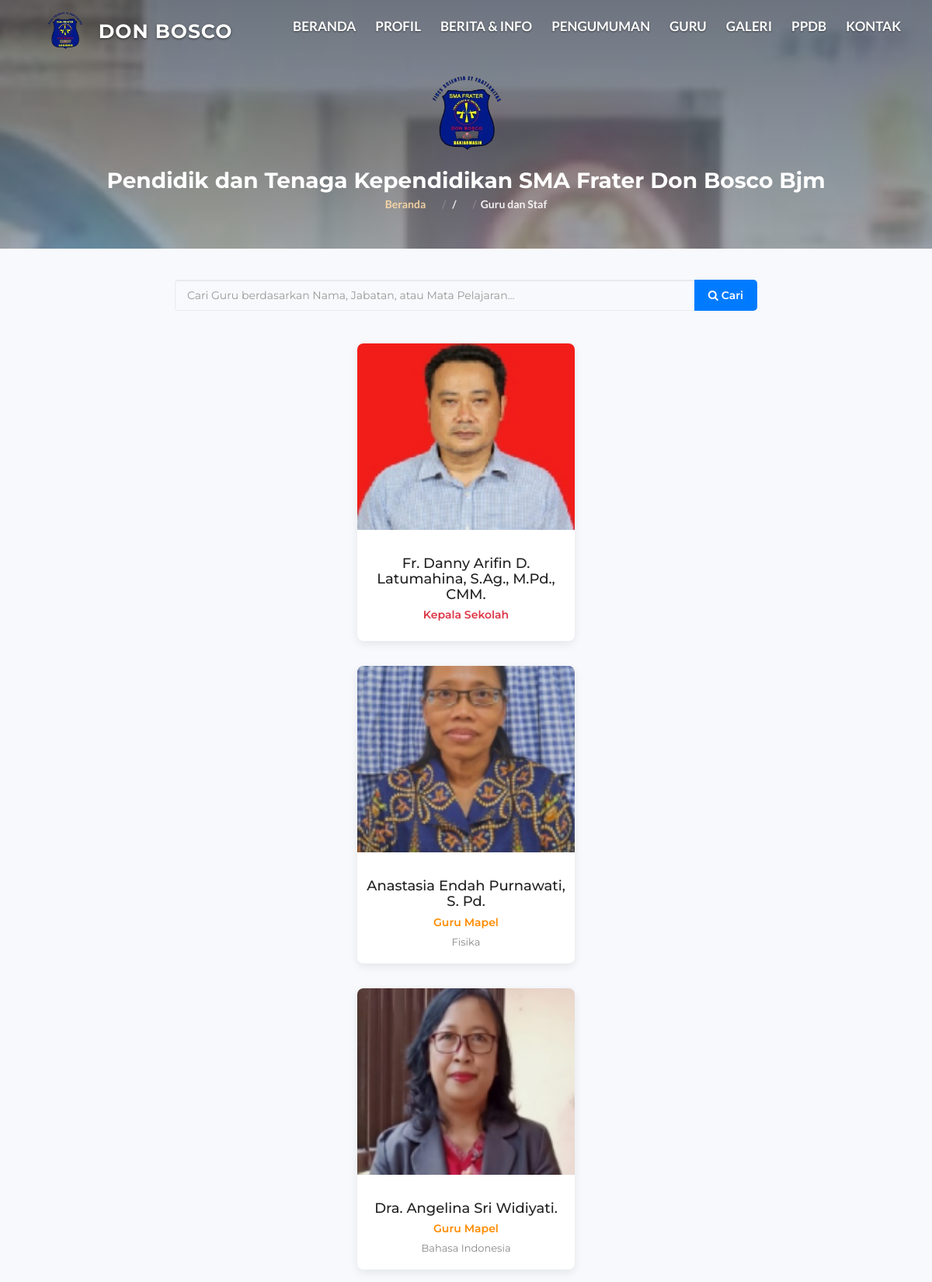
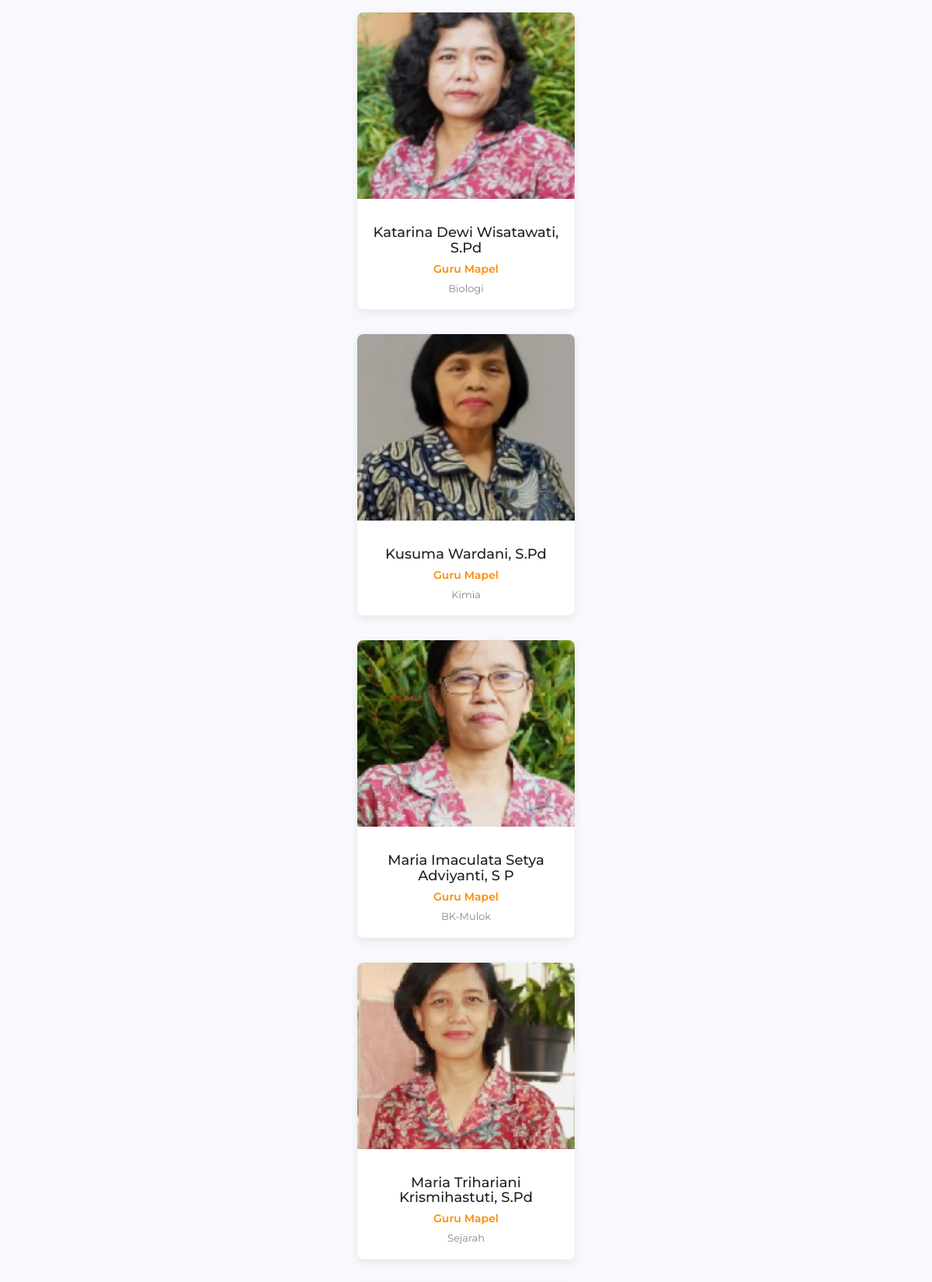
Screenshot of /guru.php (upper part) with the database file from the repository (2 pictures, top to bottom).
### tables this page shows
CREATE TABLE `guru_staf` (
  `id_guru` int NOT NULL,
  `nip` varchar(50) DEFAULT NULL,
  `nama_lengkap` varchar(100) NOT NULL,
  `jabatan` varchar(50) NOT NULL,
  `bidang_studi` varchar(100) NOT NULL,
  `email` varchar(100) DEFAULT NULL,
  `foto` varchar(255) DEFAULT NULL
);

### controllers/GuruController.php (called while the page is built, shortened)
<?php
require_once __DIR__ . '/../models/GuruModel.php';
class GuruController {
   public function index() {
        $guruModel = new GuruModel();
        $keyword = isset($_GET['cari']) ? trim($_GET['cari']) : null;
        $data_guru = $guruModel->getAllGuruStaf($keyword);
        require_once __DIR__ . '/../views/template/header.php';
        require_once __DIR__ . '/../views/guru.php';
        require_once 'views/template/footer.php';
    }
}
?>

### guru.php (called while the page is built, shortened)
<?php
require_once 'controllers/GuruController.php';
$controller = new GuruController();
$controller->index();
?>

### models/GuruModel.php (called while the page is built, shortened)
<?php
require_once 'Database.php';
class GuruModel extends Database {
    public function getAllGuruStaf() {
        $sql = "SELECT id_guru, nip, nama_lengkap, jabatan, bidang_studi, email, foto
                  FROM guru_staf
                  ORDER BY FIELD(jabatan,
                      'Kepala Sekolah',
                      'Wakil Kepala Sekolah',
                      'Wali Kelas', /* Tambahkan Wali Kelas */
                      'Guru Mapel', /* Atau nama jabatan lainnya yang paling umum */
                      'Staf Administrasi'
                  ),
                  nama_lengkap ASC";
        $query = $this->query($sql);
        $data_guru = [];
        if ($query) {
            while ($row = mysqli_fetch_assoc($query)) {
                $data_guru[] = $row;
            }
        }
        return $data_guru;
    }
}
?>

### models/Database.php (called while the page is built, shortened)
<?php
require_once __DIR__ . '/../Koneksi Database/koneksi.php';
class Database {
    protected $koneksi;
    public function __construct() {
        global $koneksi;
        $this->koneksi = $koneksi;
    }
    public function query($sql) {
        return mysqli_query($this->koneksi, $sql);
    }
}
?>

### views/guru.php (the view, shortened to what this page needs)
<?php
$current_keyword = isset($_GET['cari']) ? trim($_GET['cari']) : '';
?>
<!doctype html>
<html lang="id">
<head>
    <link rel="stylesheet" href="https://cdn.jsdelivr.net/npm/bootstrap@3.4.1/dist/css/bootstrap.min.css">
    <link rel="stylesheet" href="https://cdnjs.cloudflare.com/ajax/libs/font-awesome/4.7.0/css/font-awesome.min.css">
    <link rel="stylesheet" href="https://cdn.jsdelivr.net/npm/swiper@9/swiper-bundle.min.css"/>
</head>
<body>
<div class="hero-area section" style="height: 40vh; min-height: 280px;">
    <div class="container" style="margin-top: 40px;">
        <div class="row">
            <div class="col-md-10 col-md-offset-1 text-center">
                <img src="./img/logo2.png" alt="Logo SMA Frater Don Bosco Bjm" class="logo-header-berita" style="max-height: 120px;">
                <h1 class="white-text">Pendidik dan Tenaga Kependidikan SMA Frater Don Bosco Bjm</h1>
                <ul class="hero-area-tree">
                    <li><a href="index.php">Beranda</a></li>
                    <li> / </li>
                    <li>Guru dan Staf</li>
                </ul>
            </div>
        </div>
    </div>
</div>
<div id="teachers" class="section" style="padding: 40px 0;">
    <div class="container">
        <div class="row" style="margin-bottom: 24px;">
            <div class="col-md-8 col-md-offset-2">
                <form action="" method="GET" class="form-horizontal">
                    <div class="input-group">
                        <input type="text"
                               name="cari"
                               class="form-control"
                               placeholder="Cari Guru berdasarkan Nama, Jabatan, atau Mata Pelajaran..."
                               value="<?php echo htmlspecialchars($current_keyword); ?>">
                        <span class="input-group-btn">
                            <button class="btn btn-primary main-button" type="submit" style="height:40px;">
                                <i class="fa fa-search"></i> Cari
                            </button>
                        </span>
                    </div>
                </form>
            </div>
        </div>
        <div class="row">
            <div class="col-md-12">
                <?php if (isset($data_guru) && count($data_guru) > 0): ?>
                <div class="swiper my-teacher-swiper">
                    <div class="swiper-wrapper">
                        <?php foreach ($data_guru as $guru):
                            $path_foto = "admin/uploads/guru/" . ($guru['foto'] ?? '');
                            $nama = htmlspecialchars($guru['nama_lengkap'] ?? 'Nama Tidak Diketahui');
                            $jabatan = htmlspecialchars($guru['jabatan'] ?? '-');
                            $bidang = htmlspecialchars($guru['bidang_studi'] ?? '-');
                            $email = htmlspecialchars($guru['email'] ?? 'Tidak Ada');
                        ?>
                        <div class="swiper-slide">
                            <div class="single-teacher">
                                <div class="teacher-img">
                                    <img src="<?php echo $path_foto; ?>" alt="<?php echo $nama; ?>">
                                    <div class="teacher-social">
                                        <p>Email: <?php echo $email; ?></p>
                                    </div>
                                </div>
                                <div class="teacher-content">
                                    <h4><?php echo $nama; ?></h4>
                                    <span style="color: <?php echo ($jabatan === 'Kepala Sekolah' || stripos($jabatan, 'Wali Kelas') !== false) ? '#dc3545' : '#ff8c00'; ?>;">
                                        <?php echo $jabatan; ?>
                                    </span>
                                    <p class="small text-muted"><?php echo $bidang; ?></p>
                                </div>
                            </div>
                        </div>
                        <?php endforeach; ?>
                    </div>
                </div>
                <?php endif; ?>
            </div>
        </div>
    </div>
</div>
</body>
</html>

### views/template/header.php (shortened to what this page needs)
<?php
$current_page = basename($_SERVER['PHP_SELF']);
?>
<!DOCTYPE html>
<html lang="id">
<head>
    <link type="text/css" rel="stylesheet" href="css/bootstrap.min.css" />
    <link rel="stylesheet" href="css/font-awesome.min.css">
    <link type="text/css" rel="stylesheet" href="css/style.css" />
</head>
<body>
    <header id="header" class="transparent-nav">
        <div class="container">
            <div class="navbar-header">
                <div class="navbar-brand">
                    <a class="logo" href="index.php" style="display:flex; align-items:center; text-decoration:none;">
                        <img src="./img/logo2.png" alt="Logo SMA">
                        <span class="brand-text">DON BOSCO</span>
                    </a>
                </div>
            </div>
            <nav id="nav">
                <ul class="main-menu">
                    <li class="<?php echo ($current_page == 'index.php') ? 'active' : ''; ?>">
                        <a href="index.php">Beranda</a>
                    </li>
                    <li class="<?php echo ($current_page == 'profil.php') ? 'active' : ''; ?>">
                        <a href="profil.php">Profil</a>
                    </li>
                    <li class="<?php echo ($current_page == 'berita.php') ? 'active' : ''; ?>">
                        <a href="berita.php">Berita & Info</a>
                    </li>
                    <li class="<?php echo ($current_page == 'pengumuman.php') ? 'active' : ''; ?>">
                        <a href="pengumuman.php">Pengumuman</a>
                    </li>
                    <li class="<?php echo ($current_page == 'guru.php') ? 'active' : ''; ?>">
                        <a href="guru.php">Guru</a>
                    </li>
                    <li class="<?php echo ($current_page == 'galeri.php') ? 'active' : ''; ?>">
                        <a href="galeri.php">Galeri</a>
                    </li>
                    <li class="<?php echo ($current_page == 'ppdb.php') ? 'active' : ''; ?>">
                        <a href="ppdb.php">PPDB</a>
                    </li>
                    <li><a href="index.php#contact">Kontak</a></li>
                </ul>
            </nav>
        </div>
    </header>
</body>
</html>

### views/template/footer.php (shortened to what this page needs)
</body>
</html>

### css/style.css (style rules this page uses)
body { font-family: 'Montserrat', sans-serif; font-size: 15px; font-weight: 400; color: #798696; overflow-x:hidden; }
h1,h2,h3,h4,h5,h6 { margin-top: 12px; margin-bottom: 15px; font-weight: 600; color: #374050; }
h1 { font-size:38px; }
h4 { font-size:18px; }
a { font-family: 'Lato', sans-serif; color: #374050; font-weight: 700; }
ul,ol { margin: 0; padding: 0; list-style: none }
.white-text { color: #FFF; }
.section { position:relative; padding-top:80px; padding-bottom:80px; }
.main-button { position:relative; display:inline-block; padding:10px 30px; background-color: #FF6700; border: 2px solid transparent; border-radius: 40px; color: #FFF; -webkit-transition:0.2s all; transition:0.2s all; }
input[type="text"], input[type="email"], input[type="password"], input[type="number"], input[type="date"], input[type="url"], input[type="tel"], textarea { height: 40px; width: 100%; border: 1px solid #EBEBEB; border-radius:4px; background: transparent; padding-left: 15px; padding-right: 15px; -webkit-transition:0.2s border-color; transition:0.2s border-color; }
.navbar-brand { padding: 0; }
.navbar-brand .logo { margin-top: 10px; display: inline-block; }
.navbar-brand .logo > img { max-height:30px; }
#header { position:relative; left:0; right:0; top:0; z-index:99; border-bottom:1px solid rgba(235, 235, 235, 0.25); background-color:#FFF; -webkit-transition:0.2s all; transition:0.2s all; }
#header.transparent-nav { position:absolute; background-color: transparent; }
#header.transparent-nav .main-menu li a { color:#FFF; }
.main-menu li a { text-transform:uppercase; -webkit-transition:0.2s all; transition:0.2s all; }
.main-menu li a:after { content:""; display:block; height:2px; background-color:#FF6700; width:100%; -webkit-transform: translateY(5px); -ms-transform: translateY(5px); transform: translateY(5px); opacity:0; -webkit-transition:0.2s all; transition:0.2s all; }
.hero-area { position:relative; padding-top: 80px; padding-bottom: 80px; }
.hero-area-tree li { display:inline-block; font-family: 'Lato', sans-serif; font-weight:600; font-size:14px; color:rgba(255, 255, 255, 0.8); }
.hero-area-tree li > a { color:rgba(255, 255, 255, 0.8); }
.hero-area-tree li + li:before { content: "/"; display: inline-block; margin: 0px 5px; color: rgba(235, 235, 235, 0.25); }

### views/template/header.php (style rules this page uses)
html { scroll-behavior: smooth !important; }
#header { position: fixed !important; top: 0; left: 0; width: 100%; z-index: 99999; transition: all 0.3s ease-in-out; padding-top: 10px; padding-bottom: 10px; background-color: transparent; border-bottom: none; }
#header .container { display: flex !important; align-items: center !important; justify-content: space-between !important; width: 100% !important; max-width: 100% !important; padding-left: 40px !important; padding-right: 40px !important; float: none; }
#header .container:before, #header .container:after { display: none !important; }
.navbar-header { float: none !important; margin: 0 !important; display: flex; align-items: center; flex-shrink: 0; }
.navbar-brand { float: none !important; padding: 0; height: auto; display: flex; align-items: center; text-decoration: none !important; }
.navbar-brand .logo > img { max-height: 60px; height: auto; width: auto; transition: all 0.3s ease; margin-right: 15px; }
.brand-text { font-family: 'Montserrat', sans-serif; font-weight: 700; font-size: 25px; color: #ffffff; text-transform: uppercase; letter-spacing: 1px; text-shadow: 0px 1px 3px rgba(0,0,0,0.6); white-space: nowrap; transition: color 0.3s ease; }
#nav { margin-left: auto !important; display: flex; align-items: center; }
#nav .main-menu { display: flex; list-style: none; margin: 0; padding: 0; float: none !important; }
#nav .main-menu li { margin-left: 25px; display: block; }
#nav .main-menu li a { color: #ffffff !important; font-weight: 700; font-size: 17px; text-decoration: none; text-shadow: 0px 1px 2px rgba(0,0,0,0.5); transition: color 0.3s ease; padding: 10px 0; display: block; position: relative; }
#nav .main-menu li.active a::after { content: ''; display: block; width: 100%; height: 3px; background: #FFC107; position: absolute; bottom: 0; left: 0; }

### rows the page displays
guru_staf: foto (picture), nama_lengkap "Fr. Danny Arifin D. Latumahina, S.Ag., M.Pd., CMM.", jabatan "Kepala Sekolah"
guru_staf: foto (picture), nama_lengkap "Anastasia Endah Purnawati, S. Pd.", jabatan "Guru Mapel", bidang_studi "Fisika"
guru_staf: foto (picture), nama_lengkap "Dra. Angelina Sri Widiyati.", jabatan "Guru Mapel", bidang_studi "Bahasa Indonesia"
guru_staf: foto (picture), nama_lengkap "Katarina Dewi Wisatawati, S.Pd", jabatan "Guru Mapel", bidang_studi "Biologi"
guru_staf: foto (picture), nama_lengkap "Kusuma Wardani, S.Pd", jabatan "Guru Mapel", bidang_studi "Kimia"
guru_staf: foto (picture), nama_lengkap "Maria Imaculata Setya Adviyanti, S P", jabatan "Guru Mapel", bidang_studi "BK-Mulok"
guru_staf: foto (picture), nama_lengkap "Maria Trihariani Krismihastuti, S.Pd", jabatan "Guru Mapel", bidang_studi "Sejarah"
